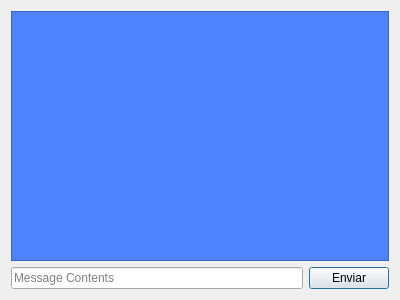
<?xml version="1.0" encoding="UTF-8"?>
<ui version="4.0">
 <class>Dialog</class>
 <widget class="QDialog" name="Dialog">
  <property name="geometry">
   <rect>
    <x>0</x>
    <y>0</y>
    <width>400</width>
    <height>300</height>
   </rect>
  </property>
  <property name="windowTitle">
   <string>Dialog</string>
  </property>
  <property name="styleSheet">
   <string notr="true"/>
  </property>
  <layout class="QGridLayout" name="gridLayout">
   <item row="1" column="0">
    <widget class="QLineEdit" name="input">
     <property name="text">
      <string/>
     </property>
     <property name="placeholderText">
      <string>Message Contents</string>
     </property>
    </widget>
   </item>
   <item row="1" column="1">
    <widget class="QPushButton" name="send">
     <property name="text">
      <string>Enviar</string>
     </property>
    </widget>
   </item>
   <item row="0" column="0" colspan="2">
    <widget class="QPlainTextEdit" name="output">
     <property name="styleSheet">
      <string notr="true">background-color: rgb(78, 131, 255);</string>
     </property>
     <property name="readOnly">
      <bool>true</bool>
     </property>
     <property name="plainText">
      <string notr="true"/>
     </property>
     <property name="backgroundVisible">
      <bool>false</bool>
     </property>
    </widget>
   </item>
  </layout>
 </widget>
 <resources/>
 <connections/>
</ui>
